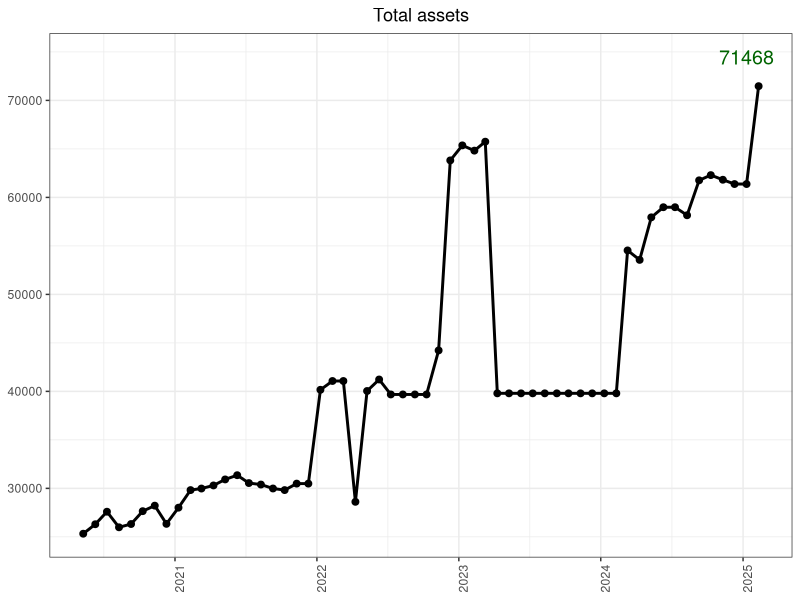
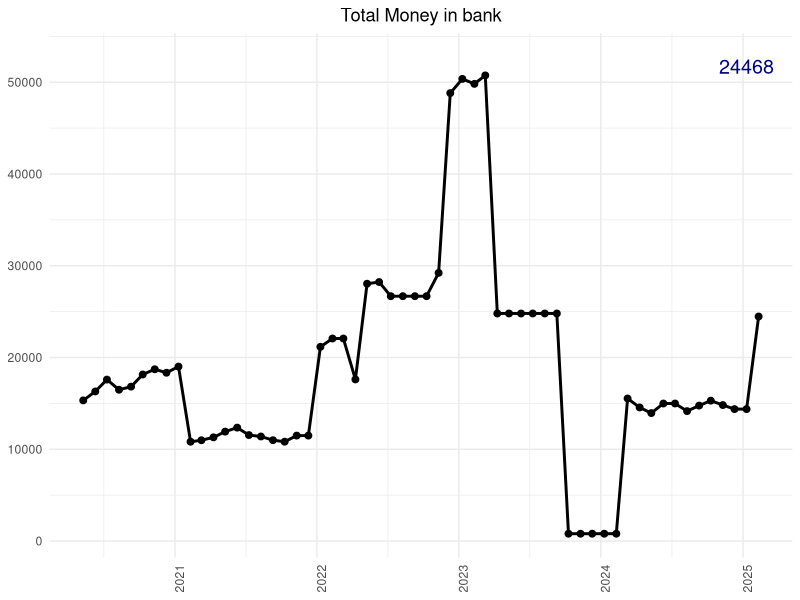
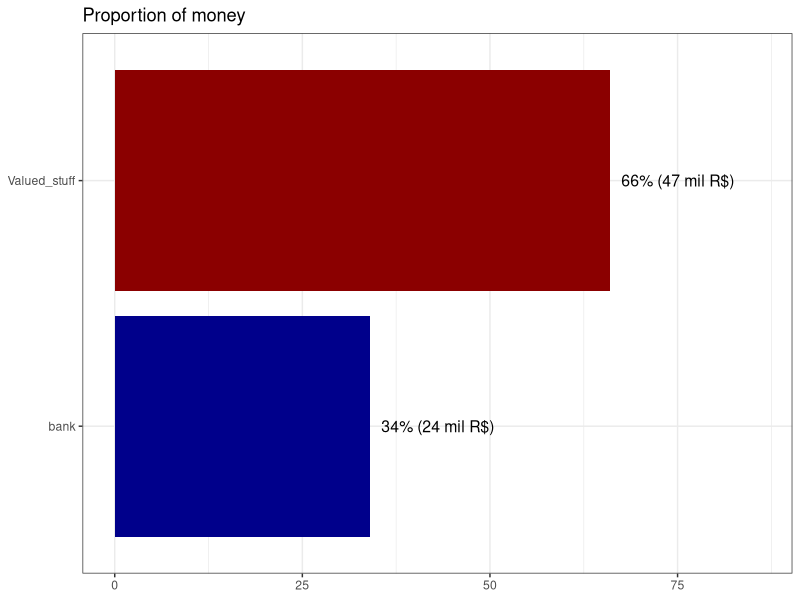
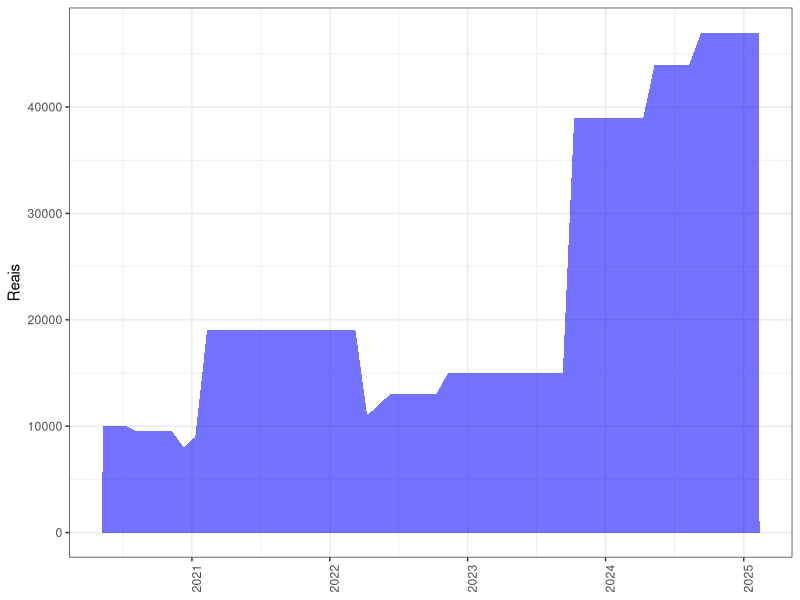
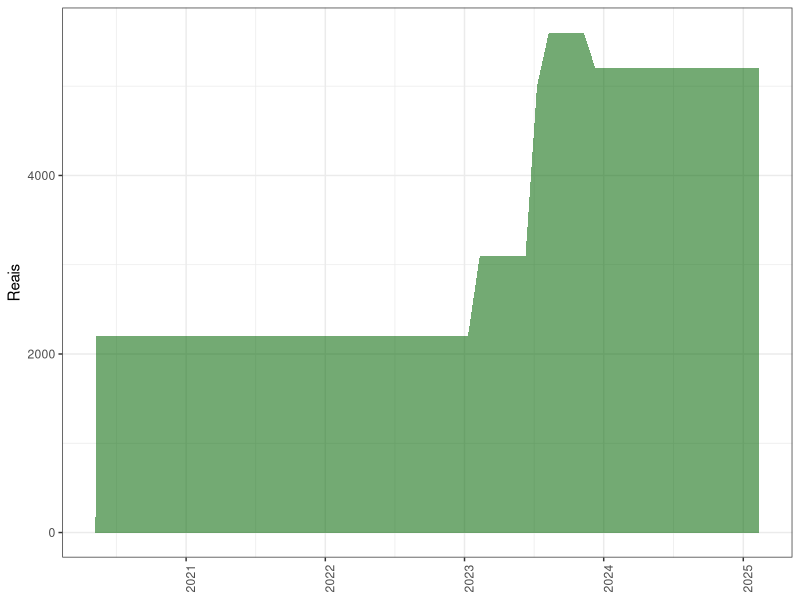

Reproduce these figures in R, in order.
## ---- chunk 1
knitr::opts_chunk$set(echo = TRUE)

library(readxl)
library(reshape2)
library(tidyverse)
library(scales)
library(ggplot2)

#df = read.csv(file.choose())
df = readxl::read_excel("Money_balance.xlsx")
df$grp = c("a")

df$Salary = as.numeric(df$Salary)
df$Valued_stuff = as.numeric(df$Valued_stuff)
df$bank = as.numeric(df$bank)
df$all = as.numeric(df$all)
df$Date = as.Date(df$Date, "%m/%d/%Y")
## ---- chunk 2

ggplot(df, aes(x=Date, y = all))+
  geom_line(aes(group = grp), size = 1)+
  geom_point(size = 2)+
  theme_bw()+
  labs(y = NULL, x = NULL, title = "Total assets")+
    annotate(geom="text", x=df$Date[length(df$Date)-1],
           y=max(df$all)+3000,
           label= round(df$all[length(df$all)], 0),
           color = "darkgreen", size = 5)+
  theme(plot.title = element_text(hjust = 0.5), 
        axis.text.x = element_text(angle = 90),
        legend.position = "none")



ggplot(df, aes(x=Date, y = bank))+
  geom_line(aes(group = grp), size = 1)+
  geom_point(size = 2)+
  theme_minimal()+
  labs(y = NULL, x = NULL, title ="Total Money in bank")+
  annotate(geom="text", x=df$Date[length(df$Date)-1],
           y=max(df$bank)+1000,
           label= round(df$bank[length(df$bank)], 0),
           color = "darkblue", size = 5)+
  ylim(min(df$bank), max(df$bank)+2000)+
  theme(plot.title = element_text(hjust = 0.5), 
        axis.text.x = element_text(angle = 90),
        legend.position = "none")
## ---- chunk 3
#Percentage graph
perc = df %>% 
  select(bank, all, Valued_stuff, Date)

perc$bank = signif((perc$bank/perc$all)*100, digits = 2)
perc$Valued_stuff = signif((perc$Valued_stuff/perc$all)*100, digits = 2)

perc2 = perc %>% select(bank, Valued_stuff, Date)
perc2 = tail(perc2, n =1)
perc2 = melt(perc2, id = "Date")

note = df %>% 
  select(bank, Valued_stuff)
note = tail(note, n =1)
note = melt(note)
note$value = signif(note$value, digits = 2)/1000


ggplot(perc2, aes(x=value, y=variable, fill = variable))+
  geom_col()+
  geom_text(aes(x = value, label = paste0(value, "% (", note$value, " mil R$)")), color = "black", size=4, hjust = -0.1) +
  scale_fill_manual(values = c("darkblue","darkred"))+
  labs(y = NULL, x = NULL, title = "Proportion of money")+
  theme_bw()+
  xlim(0, max(perc2$value + 20))+
  theme(legend.position = "None")

## ---- chunk 4
ggplot(df, aes(x=Date, y=Valued_stuff))+
  geom_area(fill = "blue", alpha = 0.55)+
  theme_bw()+
  labs(x = NULL, y = "Reais")+
  theme(plot.title = element_text(hjust = 0.5), 
        axis.text.x = element_text(angle = 90))
## ---- chunk 5
ggplot(df, aes(x=Date, y=Salary))+
  geom_area(fill = "darkgreen", alpha = 0.55)+
  theme_bw()+
  labs(x = NULL, y = "Reais")+
  theme(plot.title = element_text(hjust = 0.5), 
        axis.text.x = element_text(angle = 90))
